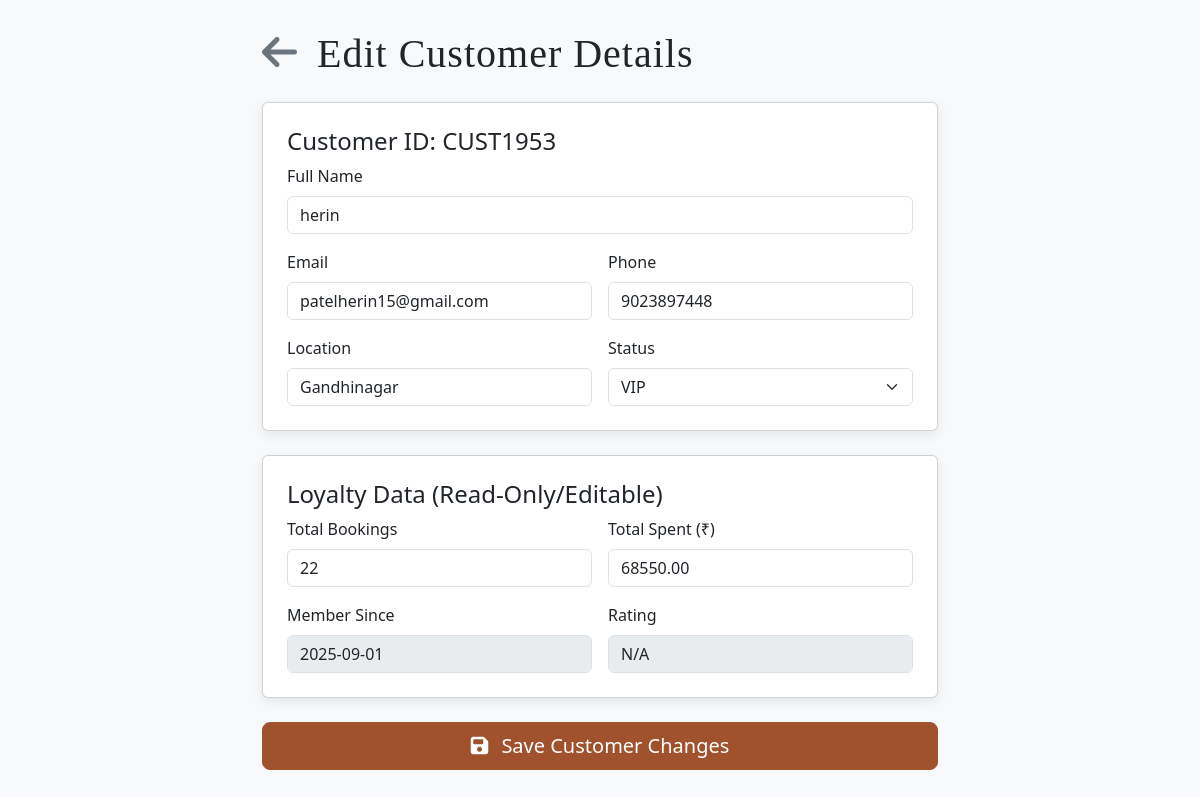
/edit_customer.php?id=CUST1953, run on the app's committed database.
### tables this page shows
CREATE TABLE `users` (
  `customer_id` varchar(20) NOT NULL,
  `name` varchar(100) NOT NULL,
  `email` varchar(100) NOT NULL,
  `phone` varchar(20) NOT NULL,
  `location` varchar(100) DEFAULT NULL,
  `member_since` date DEFAULT curdate(),
  `bookings` int(11) DEFAULT 0,
  `total_spent` decimal(10,2) DEFAULT 0.00,
  `rating` decimal(3,1) DEFAULT NULL,
  `status` enum('ACTIVE','INACTIVE','VIP') DEFAULT 'ACTIVE',
  `created_at` timestamp NOT NULL DEFAULT current_timestamp()
);

### edit_customer.php (the view, shortened to what this page needs)
<?php
include 'db.php';
$customer_id = null;
$customer = null;
if (isset($_GET['id'])) {
    $customer_id = mysqli_real_escape_string($conn, $_GET['id']);
    $sql_fetch = "SELECT * FROM users WHERE customer_id = '$customer_id'";
    $result_fetch = mysqli_query($conn, $sql_fetch);
    if ($result_fetch && mysqli_num_rows($result_fetch) > 0) {
        $customer = mysqli_fetch_assoc($result_fetch);
    } else {
        $message = "Error: Customer ID '$customer_id' not found.";
        $message_type = 'danger';
        $customer_id = null;
    }
} else {
    $message = "Error: Invalid customer ID provided.";
    $message_type = 'danger';
}
?>
<!DOCTYPE html>
<html lang="en">
<head>
    <link href="https://cdn.jsdelivr.net/npm/bootstrap@5.3.3/dist/css/bootstrap.min.css" rel="stylesheet">
    <link rel="stylesheet" href="https://cdnjs.cloudflare.com/ajax/libs/font-awesome/6.4.0/css/all.min.css">
</head>
<body>
    <div class="container">
        <h1 class="mb-4">
            <a href="admin_panel.php?section=customers-section" class="text-secondary me-2"><i class="fas fa-arrow-left"></i></a>
            Edit Customer Details
        </h1>
        <?php if ($customer): ?>
        <form method="POST" action="edit_customer.php?id=<?php echo htmlspecialchars($customer_id); ?>">
            <div class="card p-4 mb-4">
                <h4 class="card-title">Customer ID: <?php echo htmlspecialchars($customer['customer_id']); ?></h4>
                <div class="row g-3">
                    <div class="col-md-12">
                        <label for="name" class="form-label">Full Name</label>
                        <input type="text" class="form-control" id="name" name="name" value="<?php echo htmlspecialchars($customer['name']); ?>" required>
                    </div>
                    <div class="col-md-6">
                        <label for="email" class="form-label">Email</label>
                        <input type="email" class="form-control" id="email" name="email" value="<?php echo htmlspecialchars($customer['email']); ?>" required>
                    </div>
                    <div class="col-md-6">
                        <label for="phone" class="form-label">Phone</label>
                        <input type="text" class="form-control" id="phone" name="phone" value="<?php echo htmlspecialchars($customer['phone']); ?>" required>
                    </div>
                    <div class="col-md-6">
                        <label for="location" class="form-label">Location</label>
                        <input type="text" class="form-control" id="location" name="location" value="<?php echo htmlspecialchars($customer['location']); ?>">
                    </div>
                    <div class="col-md-6">
                        <label for="status" class="form-label">Status</label>
                        <select id="status" name="status" class="form-select" required>
                            <option value="VIP" <?php echo ($customer['status'] == 'VIP') ? 'selected' : ''; ?>>VIP</option>
                        </select>
                    </div>
                </div>
            </div>
            <div class="card p-4 mb-4">
                <h4 class="card-title">Loyalty Data (Read-Only/Editable)</h4>
                <div class="row g-3">
                    <div class="col-md-6">
                        <label for="bookings_count" class="form-label">Total Bookings</label>
                        <input type="number" class="form-control" id="bookings_count" name="bookings_count" value="<?php echo htmlspecialchars($customer['bookings']); ?>">
                    </div>
                    <div class="col-md-6">
                        <label for="total_spent" class="form-label">Total Spent (₹)</label>
                        <input type="number" step="0.01" class="form-control" id="total_spent" name="total_spent" value="<?php echo htmlspecialchars($customer['total_spent']); ?>">
                    </div>
                    <div class="col-md-6">
                        <label class="form-label">Member Since</label>
                        <input type="text" class="form-control" value="<?php echo date('Y-m-d', strtotime($customer['member_since'])); ?>" disabled>
                    </div>
                    <div class="col-md-6">
                        <label class="form-label">Rating</label>
                        <input type="text" class="form-control" value="<?php echo htmlspecialchars($customer['rating'] ?? 'N/A'); ?>" disabled>
                    </div>
                </div>
            </div>
            <button type="submit" class="btn btn-primary btn-lg w-100" style="background-color: #a0522d; border-color: #a0522d;">
                <i class="fas fa-save me-2"></i> Save Customer Changes
            </button>
        </form>
        <?php endif; ?>
    </div>
</body>
</html>

### assets/css/style.css (style rules this page uses)
body { margin: 0; font-family: 'Playfair Display', serif; background-color: #fdfbf6; }
h1, h2, h3, .hero-section h1 { font-family: 'Playfair Display', serif; font-weight: 700; letter-spacing: 1px; }
a, .hero-section p { font-family: 'Inter', sans-serif; line-height: 1.6; text-align: left; }
.btn { padding: 8px 16px; background: #f9f5ef; border: 1px solid #e6d8c2; border-radius: 10px; text-decoration: none; font-weight: 600; color: #444; transition: all 0.3s ease; }
.btn { display: inline-block; padding: 8px 15px; background: #f5e6cc; border-radius: 10px; text-decoration: none; font-weight: bold; color: #444; transition: background 0.3s; }
.btn { padding: 12px 24px; border-radius: 10px; font-weight: 600; text-decoration: none; transition: 0.3s; }

### edit_customer.php (style rules this page uses)
body { background-color: #f8f9fa; }
.container { max-width: 700px; margin-top: 30px; margin-bottom: 50px; }
.card { box-shadow: 0 4px 12px rgba(0, 0, 0, 0.08); }

### data on the page
users: customer_id "CUST1953", name "herin", email "patelherin15@gmail.com", phone "9023897448", location "Gandhinagar", status "VIP", bookings_count "22", total_spent "68550.00", member_since "2025-09-01", rating "N/A"
